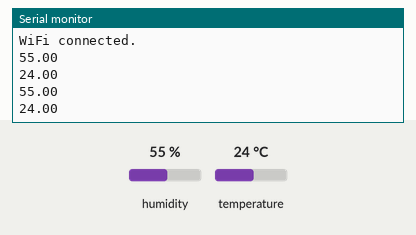
Simulated run of this sketch. Board: ESP32. On the bench: the last lines printed to the serial monitor. Inputs (shaded band) come from the test bench; at power-on: humidity 55 %, temperature 24 °C.

Above: at 6.2 s.
6.3 s: humidity set to 22 %
At 7.8 s:
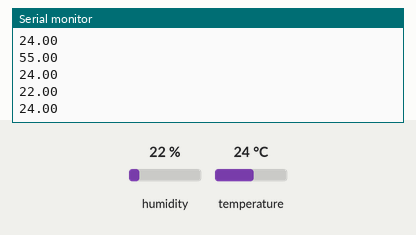
8.9 s: temperature set to 12 °C
At 9.8 s:
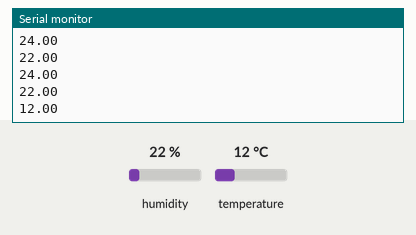
11.5 s: humidity set to 40 %
At 12.4 s:
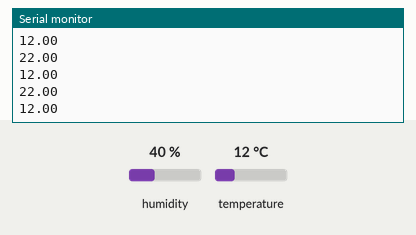
Timing chart, 0 to 14.5 s (numbered marks = the images above; inputs shaded):
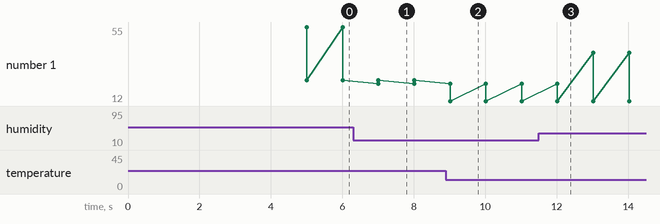

The sketch:

sensor.ino
```cpp
#include <WiFi.h>
#include <HTTPClient.h>
#include <DHT.h>

#define DHTPIN 22
#define DHTTYPE DHT22
DHT dht(DHTPIN,DHTTYPE);

// vuribali
float hum;
float temp;

const char * ssid="progettotemperatura"; //puntatore zona di memoria
// #define ssid "RETE_A24"
const char * wifipw="progettotemperatura";


void setup(){
  Serial.begin(115200);
  dht.begin();
  Serial.println("");
  Serial.println("WiFi connected.");
  //segnale_rssi ();
  delay (5000);
  //WiFi.disconnect();
  //Serial.println("disconnesso");

}

void loop() {
  hum = dht.readHumidity();
  temp = dht.readTemperature();
  Serial.println(hum);
  Serial.println(temp);
  delay(1000);

}

void  startWifi(){
  WiFi.begin(ssid, wifipw);
  Serial.println("Connecting Wifi");
  while (WiFi.status() != WL_CONNECTED) {
    Serial.print(".");
    delay(500);
  }
}
/*
 * void  segnale_rssi(){
  Serial.println("IP address: ");
  Serial.println(WiFi.localIP());
  Serial.print("Wifi RSSI=");
  Serial.println(WiFi.RSSI());
}*/

/*void listNetworks() {
  // scan for nearby networks:
  Serial.println("** Scan Networks **");
  int numSsid = WiFi.scanNetworks();
  if (numSsid == -1) {
    Serial.println("Couldn't get a wifi connection");
    while (true);
  }

  // print the list of networks seen:
  Serial.print("number of available networks:");
  Serial.println(numSsid);

  // print the network number and name for each network found:
  for (int thisNet = 0; thisNet < numSsid; thisNet++) {
    Serial.print(thisNet);
    Serial.print("");
    Serial.print(WiFi.SSID(thisNet));
    Serial.print("\tSignal: ");
    Serial.print(WiFi.RSSI(thisNet));
    Serial.print(" dBm");
    Serial.print("\tEncryption: ");
    printEncryptionType(WiFi.encryptionType(thisNet));
  }
} */
```

Measured:
- after the input at 6.3 s, the serial monitor: prints a new line after 0.71 s (image 1)
- after the input at 8.9 s, the serial monitor: prints a new line after 0.12 s (image 2)
- plotted number 1: 24 → 12 after the input at 8.9 s
